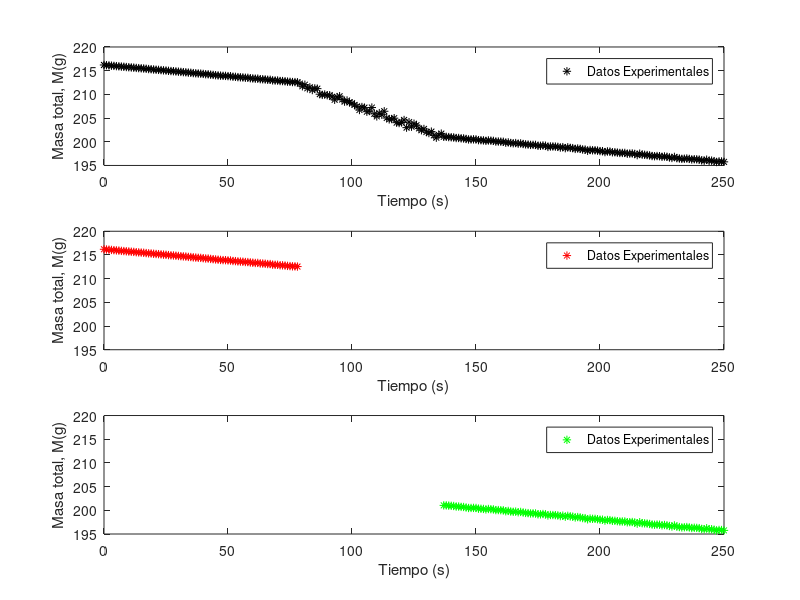
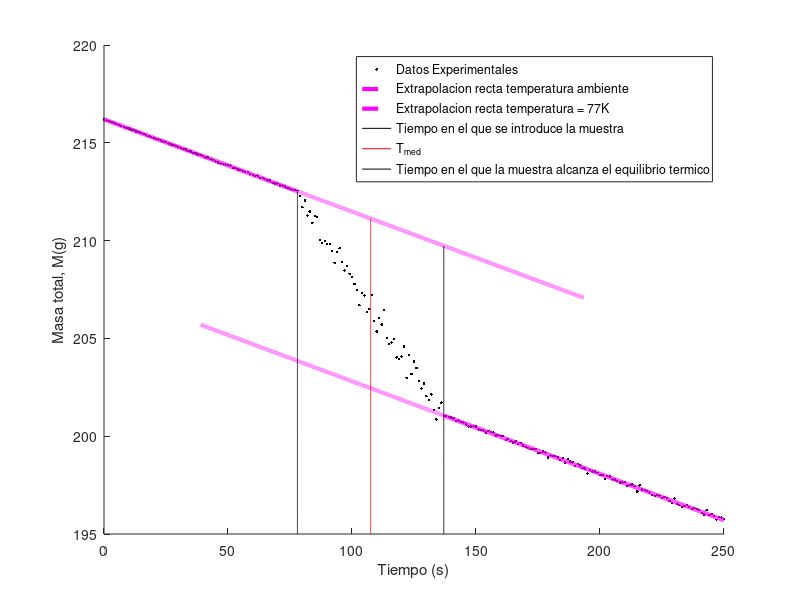

Reproduce these figures in MATLAB, in order.
clear all; close all;
t = [0	1	2	3	4	5	6	7	8	9	10	11	12	13	14	15	16	17	18	19	20	21	22	23	24	25	26	27	28	29	30	31	32	33	34	35	36	37	38	39	40	41	42	43	44	45	46	47	48	49	50	51	52	53	54	55	56	57	58	59	60	61	62	63	64	65	66	67	68	69	70	71	72	73	74	75	76	77	78	79	80	81	82	83	84	85	86	87	88	89	90	91	92	93	94	95	96	97	98	99	100	101	102	103	104	105	106	107	108	109	110	111	112	113	114	115	116	117	118	119	120	121	122	123	124	125	126	127	128	129	130	131	132	133	134	135	136	137	138	139	140	141	142	143	144	145	146	147	148	149	150	151	152	153	154	155	156	157	158	159	160	161	162	163	164	165	166	167	168	169	170	171	172	173	174	175	176	177	178	179	180	181	182	183	184	185	186	187	188	189	190	191	192	193	194	195	196	197	198	199	200	201	202	203	204	205	206	207	208	209	210	211	212	213	214	215	216	217	218	219	220	221	222	223	224	225	226	227	228	229	230	231	232	233	234	235	236	237	238	239	240	241	242	243	244	245	246	247	248	249	250];
m = [216.2	216.15	216.11	216.06	216.01	215.96	215.92	215.86	215.82	215.77	215.73	215.68	215.64	215.58	215.54	215.5	215.46	215.4	215.34	215.31	215.25	215.2	215.17	215.12	215.07	215.03	214.97	214.92	214.89	214.84	214.79	214.74	214.69	214.66	214.59	214.56	214.49	214.45	214.4	214.38	214.32	214.25	214.24	214.16	214.11	214.05	214	213.95	213.91	213.9	213.85	213.83	213.72	213.7	213.64	213.6	213.57	213.51	213.5	213.41	213.36	213.31	213.32	213.21	213.19	213.15	213.08	213.08	212.95	212.92	212.92	212.82	212.81	212.76	212.69	212.65	212.6	212.59	212.55	212.28	211.71	212.04	211.28	211.49	210.91	211.26	211.21	210.04	209.89	209.97	209.82	209.82	209.48	208.86	209.43	209.61	208.91	208.47	208.71	208.3	208.13	207.78	207.47	206.7	207.33	207.2	206.34	206.49	207.22	205.89	205.35	206.04	205.71	206.44	205.01	204.72	204.79	204.98	204.03	203.95	204.08	204.59	202.98	204.14	203.18	203.81	203.49	202.82	202.43	202.7	202.05	201.84	202.14	201.35	200.86	201.44	201.72	201.04	201.04	200.99	200.95	200.91	200.79	200.8	200.72	200.7	200.59	200.49	200.5	200.51	200.5	200.34	200.33	200.29	200.19	200.28	200.23	200.19	200.04	200.05	200.02	200	199.8	199.87	199.74	199.68	199.73	199.59	199.66	199.53	199.45	199.41	199.34	199.35	199.34	199.15	199.15	199.22	199.17	198.91	199.01	199	198.98	198.92	198.78	198.87	198.65	198.83	198.71	198.66	198.49	198.58	198.5	198.36	198.35	198.1	198.26	198.2	198.2	198.13	198.03	198.02	197.82	197.96	197.93	197.78	197.79	197.71	197.64	197.64	197.65	197.47	197.51	197.53	197.44	197.18	197.49	197.28	197.25	197.2	197.12	196.99	196.95	196.99	196.96	196.83	196.9	196.83	196.69	196.58	196.81	196.54	196.47	196.39	196.42	196.47	196.38	196.27	196.32	196.29	196.24	196.07	196	196.22	195.98	196.02	195.91	195.73	195.86	195.84	195.76];

%%%%%%% Se rellenan los arreglos nuevos con los datos pertenecientes a las dos rectas de interes 
r1tmax = 78; r2tmin = 137; %<----------------------- SELECCIONAR valor maximo para la recta 1 de TIEMPO, y valor minimo para la recta 2 de TIEMPO 
n=find(t==r1tmax); 
x(1) = 0; y(1) = 0; x = t(1:n); y = m(1:n); Ns = length(t);
i=find(t==r2tmin); 
x2 = t(i:Ns); y2 = m(i:Ns);

%%%%%%% Constantes fisicas 
L = 199; m0elem = 63.7; deltam0 = 0.1;  deltat = 293-77; deltadeltat = sqrt(2); mmolar = 207.2;

%%%%%%% se realiza ajuste por minimos cuadrados a ambas rectas
N = size(x)(2)
sxy = sum(x.*y);sxx = sum(x.*x);syy = sum(y.*y);sx = sum(x);sy = sum(y);
a1 = (((N)*(sxy))-((sx)*(sy)))/(((N)*(sxx))-((sx)*(sx)))
b1 = (((sxx)*(sy))-((sx)*(sxy)))/(((N)*(sxx))-((sx)*(sx)))
e = (y-((a1*x)+b1)).^2;sei = sum(e);
incertidumbrea=sqrt((sei)/(N-2))*sqrt((N)/(((N)*(sxx))-((sx)*(sx))))
incertidumbreb=sqrt((sei)/(N-2))*sqrt((sxx)/(((N)*(sxx))-((sx)*(sx))))
r = (((N)*(sxy))-((sx)*(sy)))/(sqrt(((N)*(sxx))-((sx)*(sx)))*sqrt(((N)*(syy))-((sy)*(sy))))

N2 = size(x2)(2)
sx2y2 = sum(x2.*y2);sx2x2 = sum(x2.*x2);sy2y2 = sum(y2.*y2);sx2 = sum(x2);sy2 = sum(y2);
a2 = (((N2)*(sx2y2))-((sx2)*(sy2)))/(((N2)*(sx2x2))-((sx2)*(sx2)))
b2 = (((sx2x2)*(sy2))-((sx2)*(sx2y2)))/(((N2)*(sx2x2))-((sx2)*(sx2)))
e2 = (y2-((a2*x2)+b2)).^2;sei2 = sum(e2);
iN2certidumbrea=sqrt((sei2)/(N2-2))*sqrt((N2)/(((N2)*(sx2x2))-((sx2)*(sx2))))
iN2certidumbreb=sqrt((sei2)/(N2-2))*sqrt((sx2x2)/(((N2)*(sx2x2))-((sx2)*(sx2))))
r2 = (((N2)*(sx2y2))-((sx2)*(sy2)))/(sqrt(((N2)*(sx2x2))-((sx2)*(sx2)))*sqrt(((N2)*(sy2y2))-((sy2)*(sy2))))

%%%%%%% Calor especifico y calor especifico molar
tmed= (r2tmin-r1tmax)/2 + r1tmax
deltam = (a1*tmed+b1)-(a2*tmed+b2)
incertidumbredm = sqrt(incertidumbrea^2*tmed^2+incertidumbreb^2+iN2certidumbrea^2*tmed^2+iN2certidumbreb^2)
ceng = (deltam*L)/(m0elem*deltat)
deltaceng = ceng*sqrt((incertidumbredm/deltam)^2+(deltam0/m0elem)^2+(deltadeltat/deltat)^2)
cenmol = ceng*mmolar
deltacenmol = mmolar*deltaceng

%%%%%%% rectas ajuste MMC
xx1=t(1):0.1:t(n); yy1=a1*xx1+b1; xx2=t(n):0.01:((t(Ns)-t(i))/2 + t(i)); yy2=a1*xx2+b1;
xx3=t(n)/2:0.01:t(i); yy3=a2*xx3+b2; xx4=t(i):0.1:t(Ns); yy4=a2*xx4+b2;
yyinf = 195:0.01:(a1*r1tmax+b1); xxinf = r1tmax*ones(1,length(yyinf));
yymed = 195:0.01:(a1*tmed+b1); xxmed = tmed*ones(1,length(yymed));
yysup = 195:0.01:(a1*r2tmin+b1); xxsup = r2tmin*ones(1,length(yysup));

%%%%%%% figuras
figure(1);clf;
subplot(3,1,1)
plot (t,m,'k*')
xlabel('Tiempo (s)'); ylabel('Masa total, M(g)'); legend('Datos Experimentales')
subplot(3,1,2)
plot (x,y,'r*'); axis([0 250 195 220])   %%%%%%% <----------- SELECCIONAR rangos que concuerden con la primer grafica subplot(3,1,1)
xlabel('Tiempo (s)'); ylabel('Masa total, M(g)'); legend('Datos Experimentales')
subplot(3,1,3)
plot (x2,y2,'g*'); axis([0 250 195 220]) %%%%%%% <----------- SELECCIONAR rangos que concuerden con la primer grafica subplot(3,1,1)
xlabel('Tiempo (s)'); ylabel('Masa total, M(g)'); legend('Datos Experimentales')

figure(2);clf;
hold on;
plot(t,m,'k.',xx2,yy2,'m--','linewidth',3,xx3,yy3,'m--','linewidth',3,xxinf,yyinf,'k',xxmed,yymed,'r',xxsup,yysup,'k',xx1,yy1,'m-','linewidth',3,xx4,yy4,'m-','linewidth',3)
xlabel('Tiempo (s)'); ylabel('Masa total, M(g)'); legend('Datos Experimentales','Extrapolacion recta temperatura ambiente','Extrapolacion recta temperatura = 77K','Tiempo en el que se introduce la muestra','T_{med}','Tiempo en el que la muestra alcanza el equilibrio termico')
hold off;
